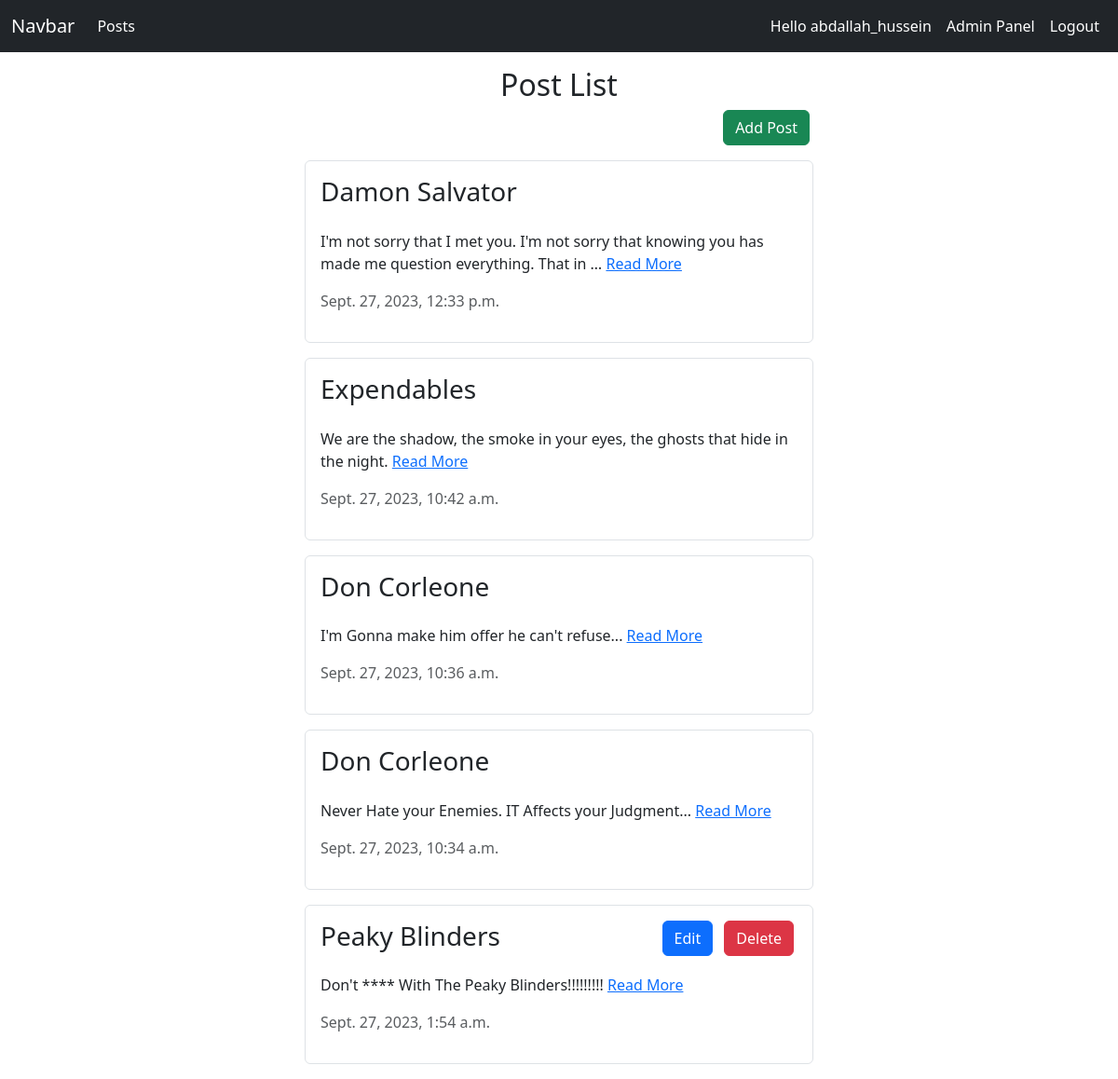
The app's page / (signed in) with its own data.
### BlogApplication/models.py (models this page shows, shortened)
class BlogPost(models.Model):
    author = models.ForeignKey(User, on_delete= models.CASCADE) ## ID (numeric)
    title = models.CharField(max_length=200)
    content = models.TextField()
    pupDate = models.DateTimeField(auto_now_add=True)
    class Meta:
        ordering = ['-pupDate']

### BlogApplication/views.py (the view)
# urls.py: path('', views.index, name='posts'),
def index(request):
    context = {'posts': BlogPost.objects.all()}
    return render(request, 'BlogApplication/Home.html', context)

### BlogApplication/templates/BlogApplication/Home.html (shortened to what this page needs)
{% extends "BlogApplication/Base/Base.html" %} {% block container %}
<div class="container my-3">
  <h2 class="text-center">Post List</h2>
  <div class="container">
    <div class="d-grid gap-2 w-75 flex-container justify-content-end mb-3">
      {% if request.user.is_authenticated %}
      <a href="{% url 'addPost' %}" class="btn btn-success mx-1">
        Add Post
      </a>
      {% endif %}
    </div>
    {% for post in posts %}
  <div class="container w-50 border rounded p-3 mb-3">
    <div class="row">
      <div class="col-md-12">
        <div class="flex-container d-flex mb-3">
          <h3 class="text-left d-inline-flex w-50">{{ post.title }}</h3>
          <div class="d-grid gap-2 w-50 d-flex justify-content-end">
            {% if request.user.is_authenticated and post.author == request.user %}
              <div>
                <a href="{% url 'edit' post.pk %}" class="btn btn-primary mx-1">
                  Edit
                </a>
                <a href="{% url 'delete' post.pk %}" class="btn btn-danger mx-1" onclick="return confirm('Are you sure you want to delete this post?');">
                  Delete
                </a>
              </div>
            {% endif %}
          </div>
        </div>
        <p>
          {{ post.content|truncatewords:20 }}
          <a href="{% url 'details' post.pk %}" class="text-primary d-inline-block">
            Read More
          </a>
        </p>
        <p class="d-block text-muted">{{ post.pupDate }}</p>
      </div>
    </div>
  </div>
{% endfor %}
  </div>
</div>
{% endblock container %}

### BlogApplication/templates/BlogApplication/Base/Navbar.html (shortened to what this page needs)
<nav class="navbar navbar-dark navbar-expand-lg bg-dark">
  <div class="container-fluid">
    <a class="navbar-brand" href="/">Navbar</a>
    <div class="collapse navbar-collapse" id="navbarSupportedContent">
      <ul
        class="navbar-nav me-auto mb-2 mb-lg-0 d-flex justify-content-between w-100"
      >
        <div class="w-50">
          <li class="nav-item">
            <a class="nav-link active" href="{%url 'posts'%}">Posts</a>
          </li>
        </div>
        <div class="w-100 d-flex justify-content-end align-items-end">
          {% if request.user.is_authenticated %}
          <li class="nav-item d-block">
            <a class="nav-link active" href="#">Hello {{user.username}}</a>
          </li>
          {% if user.is_staff %}
          <li class="nav-item">
            <a class="nav-link active" href="{% url 'admin:index' %}"
              >Admin Panel</a
            >
          </li>
          {% endif %}
          <li class="nav-item">
            <a class="nav-link active" href="{%url 'userLogout'%}">Logout</a>
          </li>
          {% endif %}
        </div>
      </ul>
    </div>
  </div>
</nav>

### records on screen
BlogPost: title "Damon Salvator", content "I'm not sorry that I met you. I'm not sorry that knowing you has made me question everything. That in …", pupDate "Sept. 27, 2023, 12:33 p.m."
BlogPost: title "Expendables", content "We are the shadow, the smoke in your eyes, the ghosts that hide in the night.", pupDate "Sept. 27, 2023, 10:42 a.m."
BlogPost: title "Don Corleone", content "I'm Gonna make him offer he can't refuse...", pupDate "Sept. 27, 2023, 10:36 a.m."
BlogPost: title "Don Corleone", content "Never Hate your Enemies. IT Affects your Judgment...", pupDate "Sept. 27, 2023, 10:34 a.m."
BlogPost: title "Peaky Blinders", shows "Edit", content "Don't **** With The Peaky Blinders!!!!!!!!!", pupDate "Sept. 27, 2023, 1:54 a.m."

### other values on screen
{{ user.username }} "abdallah_hussein"
